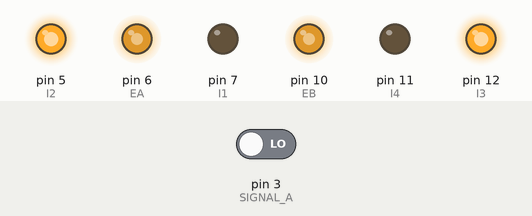
This sketch was run on a simulated Arduino Uno, built with avr-gcc and run on an emulated ATmega328P. Shown: output pins drawn as LEDs (lit = HIGH). The test bench sets the inputs (shaded band); at power-on: pin 3 (SIGNAL_A) LOW. What the sketch prints to the serial monitor is not drawn.

Above: at 0.1 s.
Timing chart, 0 to 1.6 s (numbered marks = the images above):
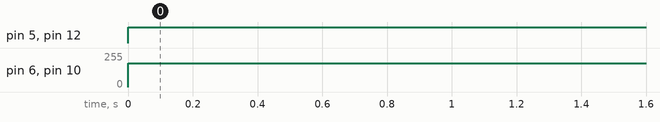

Measured:
- by itself, pin 5 (I2), pin 12 (I3): LOW → HIGH at 0.00 s
- by itself, pin 6 (EA), pin 10 (EB): 0/255 → 180/255 at 0.00 s

The sketch:

motor-angular-rate-part4.ino
```cpp
// (licence header left out)
// Wheel PWM pin (must be a PWM pin)
int EA = 6;
int EB = 10;

// Wheel direction digital pins for right wheel
int I1 = 7;
int I2 = 5;
int I3 = 12;
int I4 = 11;

// Motor PWM command variable [0-255]
byte u = 0;
byte n = 0;

// left wheel encoder digital pins
const byte SIGNAL_A = 3;
const byte SIGNAL_B = 4;

// left wheel encoder digital pins
const byte SIGNAL_AR = 9;
const byte SIGNAL_BR = 8;

// Encoder ticks per (motor) revolution (TPR)
const int TPR = 3000;

// Wheel radius [m]
const double RHO = 0.0625;

// Counter to keep track of encoder ticks [integer]
volatile long encoder_ticks = 0;
volatile long encoder_ticksr = 0;

// Variable to store estimated angular rate of left wheel [rad/s]
double omega_L = 0.0;
double omega_LR = 0.0;

//variables to store the velocity
double v_right = 0.0;
double v_left = 0.0;

// Sampling interval for measurements in milliseconds
const int T = 1000;

// Counters for milliseconds during interval
long t_now = 0;
long t_last = 0;

// This function is called when SIGNAL_A goes HIGH when clockwise
void decodeEncoderTicks()
{
    if (digitalRead(SIGNAL_B) == LOW)
    {
        // SIGNAL_A leads SIGNAL_B, so count one way
        encoder_ticks--;
    }
    else
    {
        // SIGNAL_B leads SIGNAL_A, so count the other way
        encoder_ticks++;
    }

    //for other wheel
    if (digitalRead(SIGNAL_BR) == LOW)
    {
        encoder_ticksr--;
    }
    else
    {
        encoder_ticksr++;
    }

}

void setup()
{
    // Open the serial port at 9600 bps
    Serial.begin(9600);

    // Set the pin modes for the motor driver
    pinMode(EA, OUTPUT);
    pinMode(I1, OUTPUT);
    pinMode(I2, OUTPUT);

    pinMode(EB, OUTPUT);
    pinMode(I3, OUTPUT);
    pinMode(I4, OUTPUT);

    // Set the pin modes for the encoders right side
    pinMode(SIGNAL_A, INPUT);
    pinMode(SIGNAL_B, INPUT);

    // left side pin modes
    pinMode(SIGNAL_AR, INPUT);
    pinMode(SIGNAL_BR, INPUT);

    // Every time the pin goes high, this is a pulse
    attachInterrupt( digitalPinToInterrupt(SIGNAL_A), decodeEncoderTicks, RISING);

    // for other wheel
    attachInterrupt( digitalPinToInterrupt(SIGNAL_AR), decodeEncoderTicks, RISING);

    // Print a message
    Serial.print("Program initialized.");
    Serial.print("\n");
}

void loop()
{
    // Get the elapsed time [ms]
    t_now = millis();

    if (t_now - t_last >= T)
    {
        // Estimate the rotational speed [rad/s]
        omega_L = 2.0 * PI * ((double)encoder_ticks / (double)TPR) * 1000.0 / (double)(t_now - t_last);

        //for the left wheel
        omega_LR = 2.0 * PI * ((double)encoder_ticksr / (double)TPR) * 1000.0 / (double)(t_now - t_last);

        //v estimate for right [m/s]
        v_right = (0.0625 * omega_L);

        //v estimate for left [m/s]
        v_left = (0.0625 * omega_LR);

        // Print some stuff to the serial monitor
        Serial.print("RIGHT: ");
        Serial.print(omega_L);
        Serial.print(" rad/s");
        Serial.print("\t");
        Serial.print("V_RIGHT: ");
        Serial.print(v_right);
        Serial.print("m/s");

        Serial.print("\t");

        //print for the left motor?
        Serial.print("LEFT: ");
        Serial.print(omega_LR);
        Serial.print(" rad/s");
        Serial.print("\t");
        Serial.print("V_LEFT: ");
        Serial.print(v_left);
        Serial.print("m/s");

        Serial.print("\n");

        // Record the current time [ms]
        t_last = t_now;

        // Reset the encoder ticks counter
        encoder_ticks = 0;

        //reset the other wheel
        encoder_ticksr = 0;
    }

    //Serial.println("reached!");
    // Set the wheel motor PWM command [0-255]
    u = 180;
    n = 180;

    // Select a direction right
    digitalWrite(I1, LOW);
    digitalWrite(I2, HIGH);

    // select a direction left
    digitalWrite(I3, HIGH);
    digitalWrite(I4, LOW);

    // PWM command to the motor driver
    analogWrite(EA, u);
    analogWrite(EB, n);
}
```
